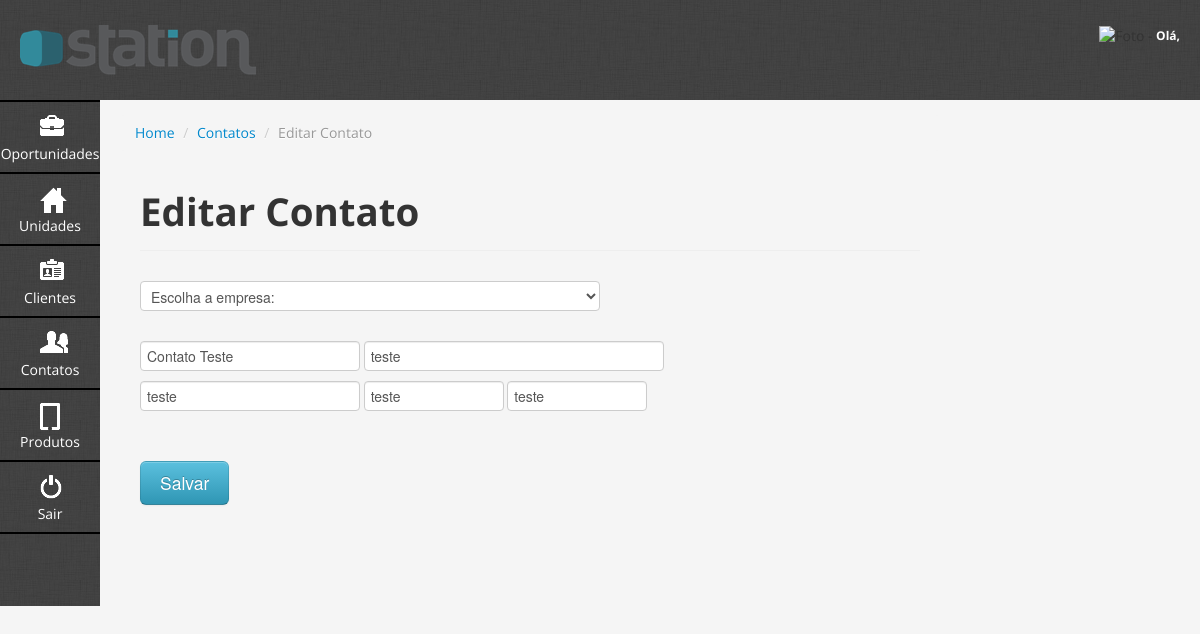
Before: /modules/contatos/editarContato.php with the older database file.
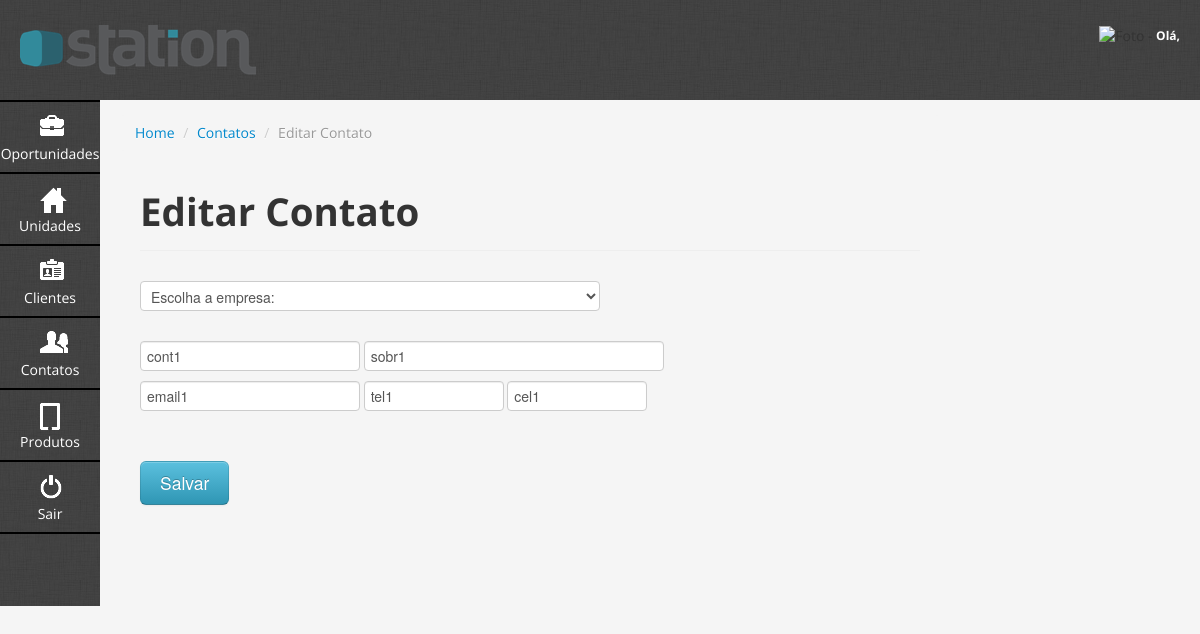
After: the same page with the newer database file.
### tables this page shows
CREATE TABLE IF NOT EXISTS `sta_contatos_cliente` (
  `contato_cliente_10_id` int(11) NOT NULL AUTO_INCREMENT,
  `contato_cliente_30_nome` text NOT NULL,
  `contato_cliente_30_sobrenome` text NOT NULL,
  `contato_cliente_30_email` text NOT NULL,
  `contato_cliente_30_telefone` text NOT NULL,
  `contato_cliente_30_celular` text NOT NULL,
  `cliente_10_id` int(11) NOT NULL,
  PRIMARY KEY (`contato_cliente_10_id`)
);

### conf/config.php (called while the page is built, shortened)
<?php
if ($_SERVER['SERVER_ADDR'] == "127.0.0.1" || $_SERVER['SERVER_ADDR'] == "::1"){
    $urlGeral = "http://localhost/agenda";
}else {
    $urlGeral = "http://stationct.com.br/agenda";
}
$urlModules = $urlGeral."/modules";
$urlContatos = $urlModules."/contatos";
?>

### modules/contatos/entity/Contato.php (called while the page is built, shortened)
<?php
class Contato {
    protected $nome;
    protected $sobrenome;
    protected $email;
    protected $telefone;
    protected $celular;
    public function getNome() {
        return $this->nome;
    }
    public function setNome($nome) {
        $this->nome = $nome;
    }
    public function getSobrenome(){
		return $this->sobrenome;
	}
	public function setSobrenome($sobrenome){
		$this->sobrenome = $sobrenome;
	}
	public function getEmail(){
		return $this->email;
	}
	public function setEmail($email){
		$this->email = $email;
	}
	public function getTelefone(){
		return $this->telefone;
	}
	public function setTelefone($telefone){
		$this->telefone = $telefone;
	}
	public function getCelular(){
		return $this->celular;
	}
	public function setCelular($celular){
		$this->celular = $celular;
	}
}
?>

### modules/contatos/controller/ContatoController.php (called while the page is built, shortened)
<?php
class ContatoController {
    public function listActionByContactId($id = false) {
        $whereQuery[] = (!$id) ? "1 = 1" : "contato_cliente_10_id = " . $id;
        $strQuery = "SELECT * FROM sta_contatos_cliente WHERE ".implode(" AND ", $whereQuery);
        $result = mysql_query($strQuery);
        $retArr = array();
        $i = 1;
        if (mysql_num_rows($result) > 0) {
            while ($row = mysql_fetch_assoc($result)) {
                $retArr[$i] = $row;
                $i++;
            }
        }
        return $retArr;
    }
}
?>

### modules/contatos/editarContato.php (the view, shortened to what this page needs)
<?php
include $_SERVER['DOCUMENT_ROOT'] . '/agenda/conf/config.php';
if ($_SESSION['LogadoSTATION'] != "1" && (isset($_GET['id']) && $_GET['id'] > 0)){
	header("Location: index.php");
}else{
    $contatoController = new ContatoController();
    $contato = $contatoController->listActionByContactId($_GET['id']);
    $contatoClass = new Contato();
    $contatoClass->fetchEntity($contato[1]);
?>
<?php include($_SERVER['DOCUMENT_ROOT']."/agenda/inc/header.php");?>
<div class="content">
			<ul class="breadcrumb">
				<li><a href="/agenda/painel.php">Home</a> <span class="divider">/</span></li>
                <li><a href="/agenda/modules/contatos/listarContato.php">Contatos</a> <span class="divider">/</span></li>
				<li class="active">Editar Contato</li>
			</ul>
			<div class="span10">
				<div class="page-header">
					<h1>Editar Contato</h1>
				</div>
                <form name="gravarContato" method="post" action="<?php echo $urlContatos;?>/action/crudContato.php?op=editar">
                    <div class="row">
                        <div class="span10">
                            <select class="span6" id="clientes" name="clientes">
                                <option value="">Escolha a empresa:</option>
                            </select>
                        </div>
                    </div>
                    <br>
                    <div class="row">
                        <div class="span10" style="margin-bottom:20px;">
                            <input type="text" class="span3" id="nomeContato" name="nomeContato" placeholder="Primeiro Nome" value="<?php echo $contatoClass->getNome(); ?>">
                            <input type="text" class="span4" id="sobrenomeContato" name="sobrenomeContato" placeholder="Sobrenome" value="<?php echo $contatoClass->getSobrenome(); ?>">
                            <br>
                            <input type="text" class="span3" id="emailContato" name="emailContato" placeholder="E-mail" value="<?php echo $contatoClass->getEmail(); ?>">
                            <input type="text" class="span2" id="telefoneContato" name="telefoneContato" placeholder="Telefone Comercial" value="<?php echo $contatoClass->getTelefone(); ?>">
                            <input type="text" class="span2" id="celularContato" name="celularContato" placeholder="Celular" value="<?php echo $contatoClass->getCelular(); ?>">
                        </div>
                    </div>
                    <br>
                    <input type="button" onclick="validaContato()" class="btn btn-info btn-large" value="Salvar" />
                </form>
			</div>
		</div>
<?php include("inc/footer.php");?>
<?php
	}
?>

Changed rows visible on the page:
changed sta_contatos_cliente: nomeContato "Contato Teste" → "cont1"; sobrenomeContato "teste" → "sobr1"; emailContato "teste" → "email1"; telefoneContato "teste" → "tel1"; celularContato "teste" → "cel1"
